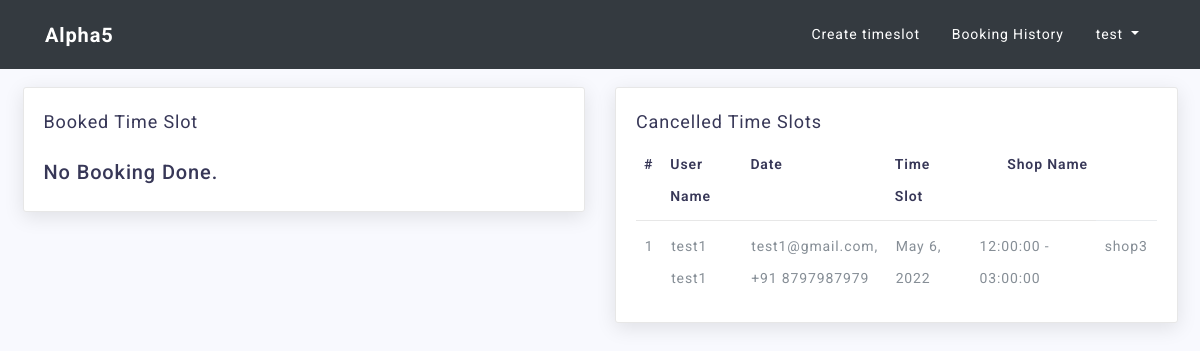
Before: /manager/booking_history/ (signed in) with the older database file.
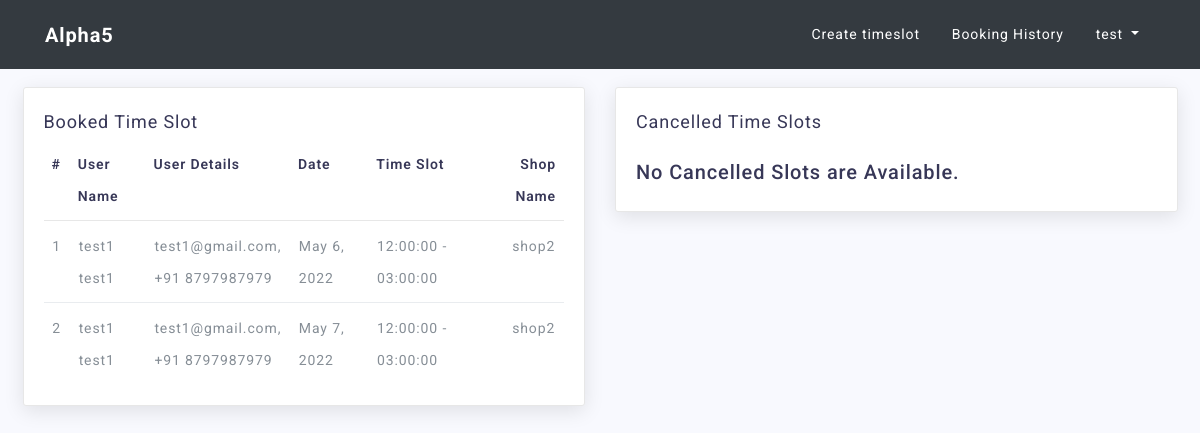
After: the same page with the newer database file.
### accounts/models.py (models this page shows)
class User(AbstractUser):
    id = models.UUIDField(primary_key=True, default=uuid.uuid4, editable=False)
    is_customer = models.BooleanField(default=False)
    is_manager = models.BooleanField(default=False)
    phone = models.CharField(max_length=10, null=False)

### customer/models.py (models this page shows, shortened)
class TimeSlotCancel(models.Model):
    id = models.UUIDField(primary_key=True, default=uuid.uuid4, editable=False)
    manager_id = models.ForeignKey(User, on_delete=models.CASCADE, related_name="manger_id_cancel")
    customer_id = models.ForeignKey(User, on_delete=models.CASCADE, related_name="customer_id_cancel")
    date = models.DateField(null=False)
    room_id = models.ForeignKey(Room, on_delete=models.CASCADE)
    start_time = models.TimeField(null=False)
    end_time = models.TimeField(null=False)

class TimeSlotBook(models.Model):
    id = models.UUIDField(primary_key=True, default=uuid.uuid4, editable=False)
    manager_id = models.ForeignKey(User, on_delete=models.CASCADE, related_name="manager_id")
    customer_id = models.ForeignKey(User, on_delete=models.CASCADE, related_name="customer_id")
    date = models.DateField(null=False)
    room_id = models.ForeignKey(Room, on_delete=models.CASCADE)
    start_time = models.TimeField(null=False)
    end_time = models.TimeField(null=False)
    class Meta:
        unique_together = ('manager_id', 'date', 'room_id', 'start_time', 'end_time')

### manager/models.py (models this page shows, shortened)
class Room(models.Model):
    id = models.UUIDField(primary_key=True, default=uuid.uuid4, editable=False)
    room_owner = models.ForeignKey(User, on_delete=models.CASCADE)
    room_name = models.CharField(max_length=10, null=False)
    class Meta:
        unique_together = ('room_owner', 'room_name')
    def __str__(self):
        return self.room_name

### manager/views.py (the view)
# urls.py: path('booking_history/', views.BookingHistory.as_view(), name="booking_history"),
@method_decorator(decorators, name="dispatch")
class BookingHistory(DetailView):
    model = TimeSlotBook
    template_name = "manager/booking_history.html"
    def get(self, request):
        tsb1 = TimeSlotBook.objects.filter(manager_id=self.request.user)
        tsb2 = TimeSlotCancel.objects.filter(manager_id=self.request.user)
        return render(request, self.template_name, {"booked": tsb1, "cancelled": tsb2})

### templates/manager/booking_history.html (shortened to what this page needs)
{% load staticfiles %}
<!DOCTYPE html>
<html lang="en">
   <head>
        {% include 'base.html'%}
        {% include 'navbar.html' %}
   </head>
    {% if error_msg %}
    <div class="alert alert-primary">
              {{error_msg}}
    </div>
    {% else %}
<div class="container-fluid mt-5 pt-4">
      <div class="row">
        <div class="col-lg-6">
            <div class="card">
                <div class="card-title">
                    <h4>Booked Time Slot</h4>
                </div>
                {% if booked %}
                    <div class="card-body">
                        <div class="table-responsive">
                            <table class="table table-hover ">
                                <thead>
                                    <tr>
                                        <th>#</th>
                                        <th>User Name</th>
                                        <th>User Details</th>
                                        <th>Date</th>
                                        <th>Time Slot</th>
                                        <th>Shop Name</th>
                                    </tr>
                                </thead>
                                <tbody>
                                {% for x in booked %}
                                        <tr>
                                            <td>{{ forloop.counter }}</td>
                                            <td>{{x.customer_id.first_name}} {{x.customer_id.last_name}} </td>
                                            <td>
                                                {{x.customer_id.email}},
                                                <br>
                                                +91 {{x.customer_id.phone}}
                                            </td>
                                            <td>{{x.date}}</td>
                                            <td>{{x.start_time | time:"h:i:s"}} - {{x.end_time | time:"h:i:s"}}</td>
                                            <td>{{x.room_id}}</td>
                                        </tr>
                                {% endfor %}
                                </tbody>
                            </table>
                        </div>
                    </div>
                {% else %}
                <br>
                    <div class="card-body">
                        <h5>No Booking Done.</h5>
                    </div>
                {% endif %}
            </div>
        </div>
        <div class="col-lg-6">
        <div class="card">
            <div class="card-title">
                <h4>Cancelled Time Slots</h4>
            </div>
                {% if cancelled %}
                    <div class="card-body">
                    <div class="table-responsive">
                        <table class="table table-hover ">
                            <thead>
                                <tr>
                                    <th>#</th>
                                    <th>User Name</th>
                                    <th>Date</th>
                                    <th>Time Slot</th>
                                    <th>Shop Name</th>
                                </tr>
                            </thead>
                            <tbody>
                            {% for x in cancelled %}
                                <tr>
                                    <td>{{ forloop.counter }}</td>
                                    <td>{{x.customer_id.first_name}} {{x.customer_id.last_name}} </td>
                                    <td>
                                        {{x.customer_id.email}},
                                        <br>
                                        +91 {{x.customer_id.phone}}
                                    </td>
                                    <td>{{x.date}}</td>
                                    <td>{{x.start_time | time:"h:i:s"}} - {{x.end_time | time:"h:i:s"}}</td>
                                    <td>{{x.room_id}}</td>
                                </tr>
                            {% endfor %}
                            </tbody>
                        </table>
                    </div>
                {% else %}
                        <br>
                        <div class="card-body">
                            <h5>No Cancelled Slots are Available.</h5>
                        </div>
                {% endif %}
            </div>
        </div>
    </div>
  </div>
</div>
{% endif %}

### templates/base.html (shortened to what this page needs)
{% load staticfiles %}
<!DOCTYPE html>
<html lang="en">
   <head>
      <link href="{% static 'css/bootstrap.min.css' %}" rel="stylesheet">
      <link href="{% static 'css/grayscale.min.css' %}" rel="stylesheet">
      <link href="{% static 'css/style.css' %}" rel="stylesheet">
      <link href="{% static 'css/btn.css' %}" rel="stylesheet">
      <link href="https://stackpath.bootstrapcdn.com/font-awesome/4.7.0/css/font-awesome.min.css" rel="stylesheet">
   </head>

### templates/navbar.html (shortened to what this page needs)
 <nav class="navbar navbar-expand-lg navbar-light bg-dark fixed-top" id="mainNav">
    <div class="container">
      <a class="navbar-brand text-white" href="/">Alpha5</a>
      <div class="collapse navbar-collapse" id="navlinks">
        <ul class="navbar-nav ml-auto">
          {% if user.is_authenticated %}
              {% if user.is_manager %}
                    <li class="nav-item">
                          <a class="nav-link text-white" href="{% url 'manager:create_room' %}">Create timeslot</a>
                    </li>
                    <li class="nav-item">
                          <a class="nav-link text-white" href="{% url 'manager:booking_history'%}">Booking History</a>
                    </li>
                    <li class="nav-item dropdown">
                      <a class="nav-link dropdown-toggle text-white" href="#" id="navbardrop" data-toggle="dropdown">
                        {{user.username}}
                      </a>
                    </li>
              {% endif %}
          {% endif %}
        </ul>
      </div>
    </div>
  </nav>

### templates/manager/scripts.html (shortened to what this page needs)
{% load staticfiles %}

Changed rows visible on the page:
removed TimeSlotCancel: customer_id.first_name "test1", customer_id.last_name "test1", customer_id.email "test1@gmail.com", customer_id.phone "8797987979", date "May 6, 2022", start_time "12:00:00", end_time "03:00:00", room_id "shop3"
added TimeSlotBook: customer_id.first_name "test1", customer_id.last_name "test1", customer_id.email "test1@gmail.com", customer_id.phone "8797987979", date "May 6, 2022", start_time "12:00:00", end_time "03:00:00", room_id "shop2"
added TimeSlotBook: customer_id.first_name "test1", customer_id.last_name "test1", customer_id.email "test1@gmail.com", customer_id.phone "8797987979", date "May 7, 2022", start_time "12:00:00", end_time "03:00:00", room_id "shop2"
Other visible differences:
text no longer shown: "No Booking Done."
text now shown: "User Details No Cancelled Slots are Available."
